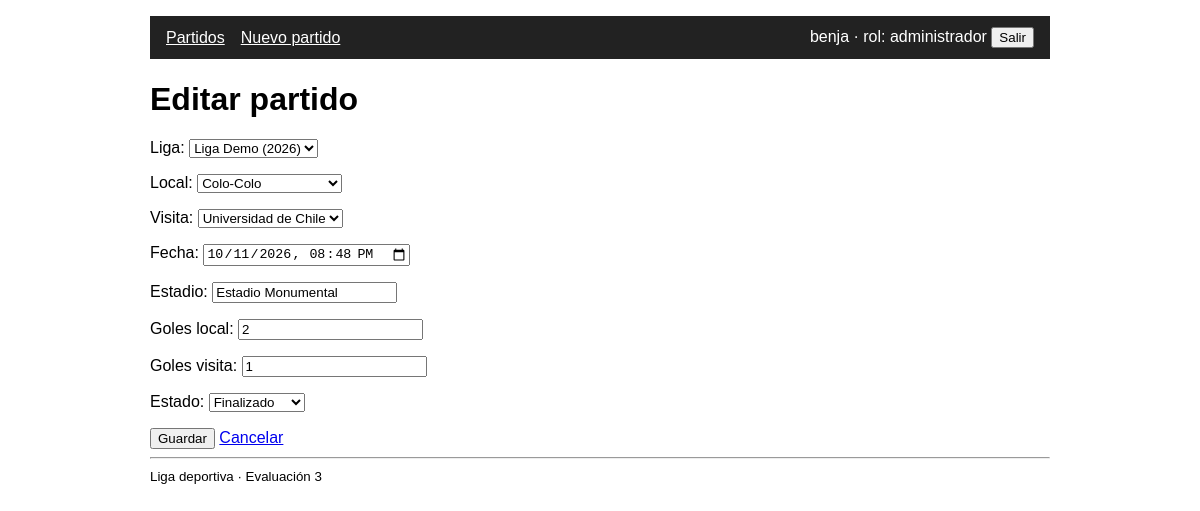
The app's page /partidos/1/editar/ (signed in), older data.
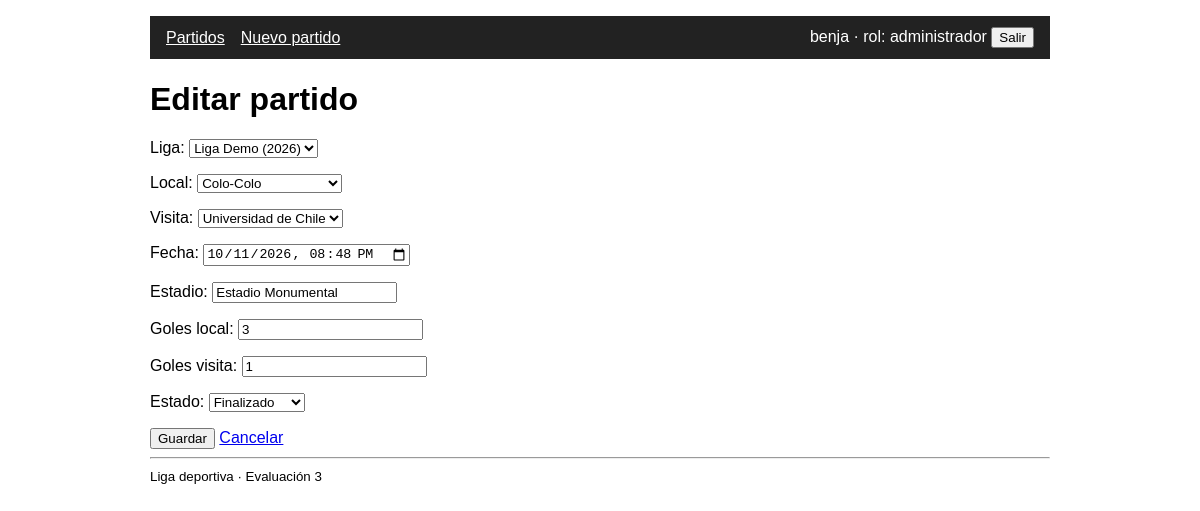
The same page, newer data.
### torneo/models.py (models this page shows, shortened)
class Partido(models.Model):
    ESTADOS = [("programado", "Programado"), ("en_juego", "En juego"), ("finalizado", "Finalizado")]
    liga = models.ForeignKey(Liga, on_delete=models.CASCADE, related_name="partidos")
    local = models.ForeignKey(Equipo, on_delete=models.CASCADE, related_name="partidos_local")
    visita = models.ForeignKey(Equipo, on_delete=models.CASCADE, related_name="partidos_visita")
    fecha = models.DateTimeField()
    estadio = models.CharField(max_length=100, blank=True)
    goles_local = models.PositiveIntegerField(default=0)
    goles_visita = models.PositiveIntegerField(default=0)
    estado = models.CharField(max_length=12, choices=ESTADOS, default="programado")
    class Meta:
        ordering = ["fecha", "id"]

### torneo/views.py (the view)
# urls.py: path("partidos/<int:pk>/editar/", views.PartidoUpdate.as_view(), name="partido_update"),
class PartidoUpdate(AdministradorMixin, UpdateView):
    model = Partido
    form_class = PartidoForm
    template_name = "torneo/form.html"
    success_url = reverse_lazy("partido_list")
    extra_context = {"titulo": "Editar partido"}

### torneo/forms.py
class PartidoForm(forms.ModelForm):
    class Meta:
        model = Partido
        fields = ["liga", "local", "visita", "fecha", "estadio",
                  "goles_local", "goles_visita", "estado"]
        widgets = {"fecha": forms.DateTimeInput(attrs={"type": "datetime-local"},
                                                format="%Y-%m-%dT%H:%M")}
    def __init__(self, *args, **kwargs):
        super().__init__(*args, **kwargs)
        self.fields["fecha"].input_formats = FORMATO_FECHA

### torneo/context_processors.py (called while the page is built)
def rol_usuario(request):
    return {"rol_usuario": rol_de(request.user)}

### torneo/models.py (called while the page is built)
    def __str__(self):
        return f"{self.nombre} ({self.temporada})"

    def __str__(self):
        return self.nombre

### torneo/roles.py (called while the page is built)
def es_administrador(user):
    return user.is_authenticated and (
        user.is_superuser or user.groups.filter(name="Administrador").exists()
    )

def rol_de(user):
    if es_administrador(user):
        return "administrador"
    if es_planillero(user):
        return "planillero"
    return "lector"

    def test_func(self):
        return es_administrador(self.request.user)

### torneo/templates/torneo/form.html (shortened to what this page needs)
{% extends "torneo/base.html" %}
{% block content %}
<h1>{{ titulo }}</h1>
<form method="post">
  {{ form.as_p }}
  <button type="submit">Guardar</button>
  <a href="{% url 'partido_list' %}">Cancelar</a>
</form>
{% endblock %}

Row changes from the older to the newer data that the page shows:
changed Partido "Colo-Colo": goles_local "2" → "3"
